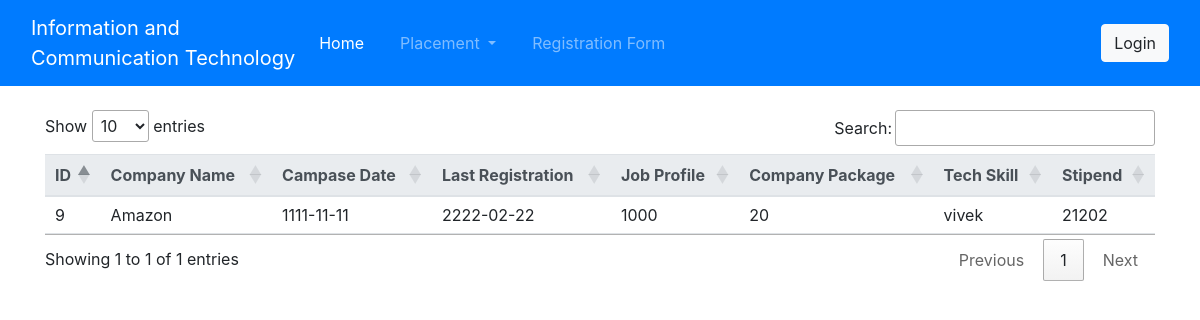
The app's page /showupcoming.php with its own data.
### tables this page shows
CREATE TABLE `companydetails` (
  `id` int(11) NOT NULL,
  `ComapnyName` varchar(20) NOT NULL,
  `CampaseDate` date NOT NULL,
  `LastRegistration` date NOT NULL,
  `JobProfile` varchar(30) NOT NULL,
  `CompanyPackage` varchar(10) NOT NULL,
  `TechSkill` varchar(30) NOT NULL,
  `Stipend` int(7) NOT NULL
);

### showupcoming.php (the view, shortened to what this page needs)
<?php
$servername = "localhost";
$username = "root";
$password = "";
$dbname = "placement";
try {
    $conn = new PDO("mysql:host=$servername;dbname=$dbname", $username, $password);
    $conn->setAttribute(PDO::ATTR_ERRMODE, PDO::ERRMODE_EXCEPTION);
    $sql = "SELECT * FROM companydetails";
    $stmt = $conn->prepare($sql);
    $stmt->execute();
    $result = $stmt->fetchAll(PDO::FETCH_ASSOC);
    include './includes/header.php';
    echo "<!DOCTYPE html>
    <html>
    <head>
        <meta charset='UTF-8'>
        <title>Company Details</title>
        <link rel='stylesheet' type='text/css' href='https://cdn.datatables.net/1.11.5/css/jquery.dataTables.css'>
        <link rel='stylesheet' href='https://maxcdn.bootstrapcdn.com/bootstrap/4.5.2/css/bootstrap.min.css'>
        <style>
            th, td {
                padding: 8px;
                text-align: left;
                border-bottom: 1px solid #dee2e6;
            }
            th {
                background-color: #f2f2f2;
            }
        </style>
    </head>
    <body>";
    echo "<div class='container mt-4'>";
    echo "<table id='companyTable' class='table'>";
    echo "<thead class='thead-light'><tr><th>ID</th><th>Company Name</th><th>Campase Date</th><th>Last Registration</th><th>Job Profile</th><th>Company Package</th><th>Tech Skill</th><th>Stipend</th></tr></thead><tbody>";
    foreach ($result as $row) {
        echo "<tr>";
        echo "<td>" . $row['id'] . "</td>";
        echo "<td>" . $row['ComapnyName'] . "</td>";
        echo "<td>" . $row['CampaseDate'] . "</td>";
        echo "<td>" . $row['LastRegistration'] . "</td>";
        echo "<td>" . $row['JobProfile'] . "</td>";
        echo "<td>" . $row['CompanyPackage'] . "</td>";
        echo "<td>" . $row['TechSkill'] . "</td>";
        echo "<td>" . $row['Stipend'] . "</td>";
        echo "</tr>";
    }
    echo "</tbody></table>";
    echo "</div>";
    echo "</body></html>";
} catch(PDOException $e) {
    error_log("Connection failed: " . $e->getMessage());
    echo "Oops! Something went wrong. Please try again later.";
}
?>

### showupcoming.php (style rules this page uses)
th, td { padding: 8px; text-align: left; border-bottom: 1px solid #dee2e6; }
th { background-color: #f2f2f2; }

### records on screen
companydetails: id "9", ComapnyName "Amazon", CampaseDate "1111-11-11", LastRegistration "2222-02-22", JobProfile "1000", CompanyPackage "20", TechSkill "vivek", Stipend "21202"
